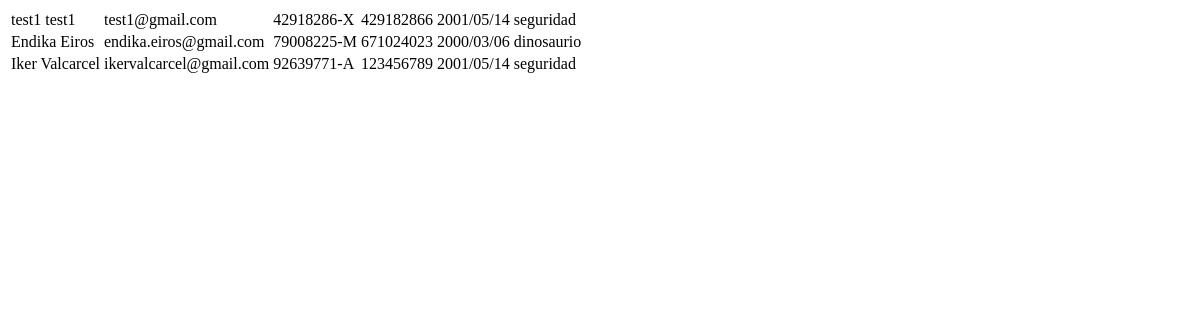
Before: /app/admin.php with the older database file.
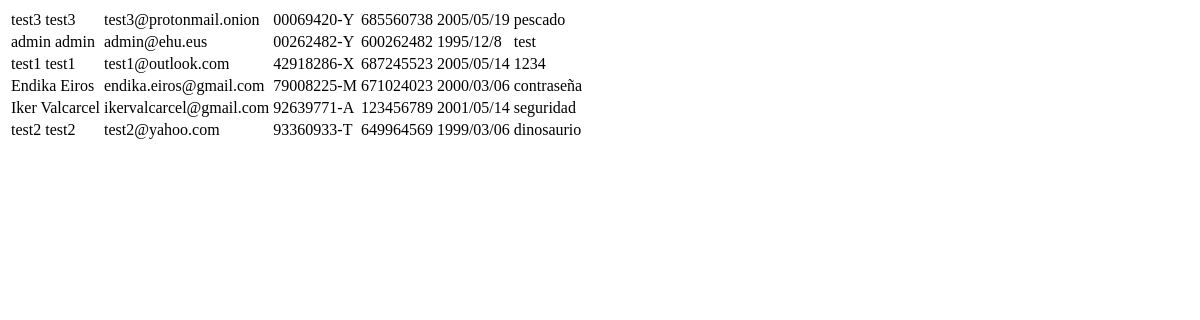
After: the same page with the newer database file.
### tables this page shows
CREATE TABLE usuarios (
  Nombre varchar(20) NOT NULL,
  Apellidos varchar(20) NOT NULL,
  Email varchar(40) PRIMARY KEY,
  DNI varchar(10) UNIQUE,
  Telefono int(9) UNIQUE,
  Fecha_nacimiento varchar(10) NOT NULL,
  Contrasena varchar(20) NOT NULL

);

### app/db_con.php (called while the page is built, shortened)
<?php
  $conn = mysqli_connect("db","admin","test","database");
  $datos = mysqli_query($conn, 'SELECT * FROM usuarios ORDER BY DNI;')or die (mysqli_error($conn));
?>

### app/admin.php (the view, shortened to what this page needs)
<?php
 require("db_con.php");
?>
<!DOCTYPE html>
<html lang="en">
  <head>
  </head>
  <body>
    <table>
    <?php foreach($datos as $usuario) : ?>
    <tr>
        <td><?php echo $usuario['Nombre'] . ' ' . $usuario['Apellidos']; ?></td>
        <td><?php echo $usuario['Email']; ?></td>
        <td><?php echo $usuario['DNI']; ?></td>
        <td><?php echo $usuario['Telefono']; ?></td>
        <td><?php echo $usuario['Fecha_nacimiento']; ?></td>
        <td><?php echo $usuario['Contrasena']; ?></td>
    </tr>
    <?php endforeach; ?>
    </table>
  </body>
</html>

Changed rows visible on the page:
removed usuarios: Nombre "test1", Apellidos "test1", Email "test1@gmail.com", DNI "42918286-X", Telefono "429182866", Fecha_nacimiento "2001/05/14", Contrasena "seguridad"
added usuarios: Nombre "test3", Apellidos "test3", Email "test3@protonmail.onion", DNI "00069420-Y", Telefono "685560738", Fecha_nacimiento "2005/05/19", Contrasena "pescado"
added usuarios: Nombre "admin", Apellidos "admin", Email "admin@ehu.eus", DNI "00262482-Y", Telefono "600262482", Fecha_nacimiento "1995/12/8", Contrasena "test"
added usuarios: Nombre "test1", Apellidos "test1", Email "test1@outlook.com", DNI "42918286-X", Telefono "687245523", Fecha_nacimiento "2005/05/14", Contrasena "1234"
changed usuarios "Endika": Contrasena "dinosaurio" → "contraseña"
added usuarios: Nombre "test2", Apellidos "test2", Email "test2@yahoo.com", DNI "93360933-T", Telefono "649964569", Fecha_nacimiento "1999/03/06", Contrasena "dinosaurio"
